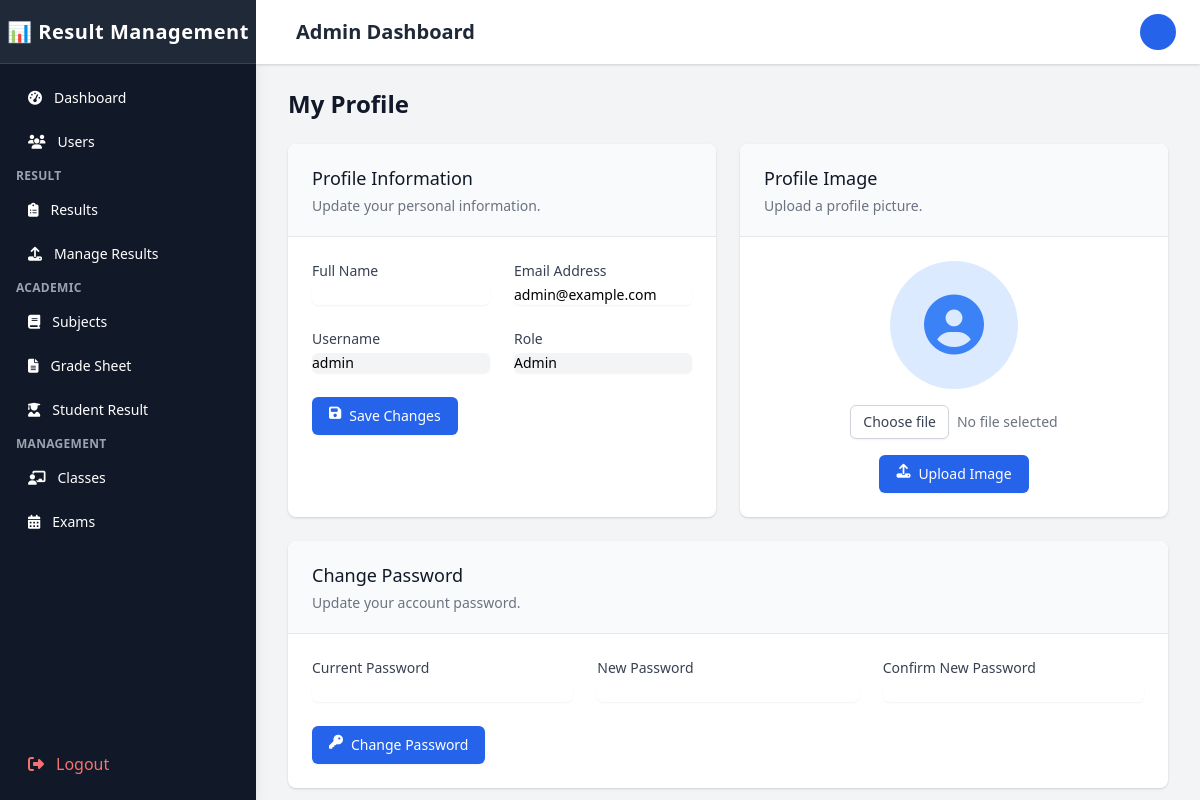
/Admin/profile.php (signed in), run on the app's committed database.
### tables this page shows
CREATE TABLE `users` (
  `user_id` int(11) NOT NULL,
  `username` varchar(50) NOT NULL,
  `password` varchar(255) NOT NULL,
  `full_name` varchar(100) NOT NULL,
  `email` varchar(100) NOT NULL,
  `gender` enum('male','female','other') DEFAULT NULL,
  `role` enum('admin','teacher','student') NOT NULL,
  `status` enum('active','inactive','pending','locked') DEFAULT 'active',
  `profile_image` varchar(255) DEFAULT NULL,
  `last_login` datetime DEFAULT NULL,
  `failed_login_attempts` int(11) NOT NULL DEFAULT 0,
  `last_failed_login` datetime DEFAULT NULL,
  `password_reset_token` varchar(100) DEFAULT NULL,
  `password_reset_expires` datetime DEFAULT NULL,
  `email_verified` tinyint(1) NOT NULL DEFAULT 0,
  `email_verification_token` varchar(100) DEFAULT NULL,
  `created_at` timestamp NOT NULL DEFAULT current_timestamp(),
  `updated_at` timestamp NOT NULL DEFAULT current_timestamp() ON UPDATE current_timestamp(),
  `phone` varchar(20) DEFAULT NULL,
  `address` varchar(255) DEFAULT NULL
);

### Admin/profile.php (the view, shortened to what this page needs)
<?php
$conn = new mysqli('localhost', 'root', '', 'result_management');
$userId = $_SESSION['user_id'];
$stmt = $conn->prepare("SELECT * FROM users WHERE user_id = ?");
$stmt->bind_param("i", $userId);
$stmt->execute();
$user = $stmt->get_result()->fetch_assoc();
?>
<!DOCTYPE html>
<html lang="en">
<head>
    <link href="https://cdn.tailwindcss.com" rel="stylesheet">
    <link rel="stylesheet" href="https://cdnjs.cloudflare.com/ajax/libs/font-awesome/6.4.0/css/all.min.css">
</head>
<body class="bg-gray-100">
    <div class="flex h-screen overflow-hidden">
        <?php include 'sidebar.php'; ?>
        <div class="flex flex-col flex-1 w-0 overflow-hidden">
            <?php include 'topBar.php'; ?>
            <main class="flex-1 relative overflow-y-auto focus:outline-none">
                <div class="py-6">
                    <div class="max-w-7xl mx-auto px-4 sm:px-6 md:px-8">
                        <h1 class="text-2xl font-semibold text-gray-900">My Profile</h1>
                        <div class="mt-6 grid grid-cols-1 gap-6 lg:grid-cols-2">
                            <div class="bg-white shadow rounded-lg overflow-hidden">
                                <div class="px-4 py-5 sm:px-6 bg-gray-50 border-b border-gray-200">
                                    <h3 class="text-lg font-medium text-gray-900">Profile Information</h3>
                                    <p class="mt-1 text-sm text-gray-500">Update your personal information.</p>
                                </div>
                                <div class="px-4 py-5 sm:p-6">
                                    <form action="profile.php" method="POST">
                                        <div class="grid grid-cols-6 gap-6">
                                            <div class="col-span-6 sm:col-span-3">
                                                <label for="full_name" class="block text-sm font-medium text-gray-700">Full Name</label>
                                                <input type="text" name="full_name" id="full_name" value="<?php echo htmlspecialchars($user['full_name']); ?>" class="mt-1 focus:ring-blue-500 focus:border-blue-500 block w-full shadow-sm sm:text-sm border-gray-300 rounded-md">
                                            </div>
                                            <div class="col-span-6 sm:col-span-3">
                                                <label for="email" class="block text-sm font-medium text-gray-700">Email Address</label>
                                                <input type="email" name="email" id="email" value="<?php echo htmlspecialchars($user['email']); ?>" class="mt-1 focus:ring-blue-500 focus:border-blue-500 block w-full shadow-sm sm:text-sm border-gray-300 rounded-md">
                                            </div>
                                            <div class="col-span-6 sm:col-span-3">
                                                <label for="username" class="block text-sm font-medium text-gray-700">Username</label>
                                                <input type="text" name="username" id="username" value="<?php echo htmlspecialchars($user['username']); ?>" class="mt-1 bg-gray-100 focus:ring-blue-500 focus:border-blue-500 block w-full shadow-sm sm:text-sm border-gray-300 rounded-md" readonly>
                                            </div>
                                            <div class="col-span-6 sm:col-span-3">
                                                <label for="role" class="block text-sm font-medium text-gray-700">Role</label>
                                                <input type="text" name="role" id="role" value="<?php echo ucfirst(htmlspecialchars($user['role'])); ?>" class="mt-1 bg-gray-100 focus:ring-blue-500 focus:border-blue-500 block w-full shadow-sm sm:text-sm border-gray-300 rounded-md" readonly>
                                            </div>
                                            <div class="col-span-6">
                                                <button type="submit" name="update_profile" class="inline-flex justify-center py-2 px-4 border border-transparent shadow-sm text-sm font-medium rounded-md text-white bg-blue-600 hover:bg-blue-700 focus:outline-none focus:ring-2 focus:ring-offset-2 focus:ring-blue-500">
                                                    <i class="fas fa-save mr-2"></i> Save Changes
                                                </button>
                                            </div>
                                        </div>
                                    </form>
                                </div>
                            </div>
                            <div class="bg-white shadow rounded-lg overflow-hidden">
                                <div class="px-4 py-5 sm:px-6 bg-gray-50 border-b border-gray-200">
                                    <h3 class="text-lg font-medium text-gray-900">Profile Image</h3>
                                    <p class="mt-1 text-sm text-gray-500">Upload a profile picture.</p>
                                </div>
                                <div class="px-4 py-5 sm:p-6">
                                    <div class="flex flex-col items-center">
                                        <div class="w-32 h-32 rounded-full overflow-hidden bg-gray-100 mb-4">
                                            <?php if (!empty($user['profile_image'])): ?>
                                                <img src="../<?php echo htmlspecialchars($user['profile_image']); ?>" alt="Profile Image" class="w-full h-full object-cover">
                                            <?php else: ?>
                                                <div class="w-full h-full flex items-center justify-center bg-blue-100 text-blue-500">
                                                    <i class="fas fa-user-circle text-6xl"></i>
                                                </div>
                                            <?php endif; ?>
                                        </div>
                                        <form action="profile.php" method="POST" enctype="multipart/form-data" class="w-full">
                                            <div class="flex items-center justify-center">
                                                <label for="profile_image" class="cursor-pointer bg-white py-2 px-3 border border-gray-300 rounded-md shadow-sm text-sm leading-4 font-medium text-gray-700 hover:bg-gray-50 focus:outline-none focus:ring-2 focus:ring-offset-2 focus:ring-blue-500">
                                                    <span>Choose file</span>
                                                </label>
                                                <span id="file-name" class="ml-2 text-sm text-gray-500">No file selected</span>
                                            </div>
                                            <div class="mt-4 flex justify-center">
                                                <button type="submit" name="upload_image" class="inline-flex justify-center py-2 px-4 border border-transparent shadow-sm text-sm font-medium rounded-md text-white bg-blue-600 hover:bg-blue-700 focus:outline-none focus:ring-2 focus:ring-offset-2 focus:ring-blue-500">
                                                    <i class="fas fa-upload mr-2"></i> Upload Image
                                                </button>
                                            </div>
                                        </form>
                                    </div>
                                </div>
                            </div>
                            <div class="bg-white shadow rounded-lg overflow-hidden lg:col-span-2">
                                <div class="px-4 py-5 sm:px-6 bg-gray-50 border-b border-gray-200">
                                    <h3 class="text-lg font-medium text-gray-900">Change Password</h3>
                                    <p class="mt-1 text-sm text-gray-500">Update your account password.</p>
                                </div>
                                <div class="px-4 py-5 sm:p-6">
                                    <form action="profile.php" method="POST">
                                        <div class="grid grid-cols-6 gap-6">
                                            <div class="col-span-6 sm:col-span-2">
                                                <label for="current_password" class="block text-sm font-medium text-gray-700">Current Password</label>
                                                <input type="password" name="current_password" id="current_password" class="mt-1 focus:ring-blue-500 focus:border-blue-500 block w-full shadow-sm sm:text-sm border-gray-300 rounded-md">
                                            </div>
                                            <div class="col-span-6 sm:col-span-2">
                                                <label for="new_password" class="block text-sm font-medium text-gray-700">New Password</label>
                                                <input type="password" name="new_password" id="new_password" class="mt-1 focus:ring-blue-500 focus:border-blue-500 block w-full shadow-sm sm:text-sm border-gray-300 rounded-md">
                                            </div>
                                            <div class="col-span-6 sm:col-span-2">
                                                <label for="confirm_password" class="block text-sm font-medium text-gray-700">Confirm New Password</label>
                                                <input type="password" name="confirm_password" id="confirm_password" class="mt-1 focus:ring-blue-500 focus:border-blue-500 block w-full shadow-sm sm:text-sm border-gray-300 rounded-md">
                                            </div>
                                            <div class="col-span-6">
                                                <button type="submit" name="change_password" class="inline-flex justify-center py-2 px-4 border border-transparent shadow-sm text-sm font-medium rounded-md text-white bg-blue-600 hover:bg-blue-700 focus:outline-none focus:ring-2 focus:ring-offset-2 focus:ring-blue-500">
                                                    <i class="fas fa-key mr-2"></i> Change Password
                                                </button>
                                            </div>
                                        </div>
                                    </form>
                                </div>
                            </div>
                        </div>
                    </div>
                </div>
            </main>
        </div>
    </div>
</body>
</html>

### data on the page
users: email "admin@example.com", username "admin", role "Admin"
